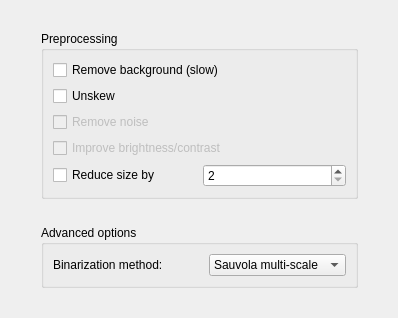
<ui version="4.0" >
 <class>PreprocessingWidget</class>
 <widget class="QWidget" name="PreprocessingWidget" >
  <property name="geometry" >
   <rect>
    <x>0</x>
    <y>0</y>
    <width>398</width>
    <height>318</height>
   </rect>
  </property>
  <property name="windowTitle" >
   <string>Form</string>
  </property>
  <layout class="QGridLayout" name="gridLayout" >
   <item row="0" column="1" >
    <spacer name="verticalSpacer_2" >
     <property name="orientation" >
      <enum>Qt::Vertical</enum>
     </property>
     <property name="sizeHint" stdset="0" >
      <size>
       <width>20</width>
       <height>1</height>
      </size>
     </property>
    </spacer>
   </item>
   <item row="1" column="0" >
    <spacer name="horizontalSpacer_2" >
     <property name="orientation" >
      <enum>Qt::Horizontal</enum>
     </property>
     <property name="sizeHint" stdset="0" >
      <size>
       <width>1</width>
       <height>20</height>
      </size>
     </property>
    </spacer>
   </item>
   <item row="1" column="1" >
    <layout class="QVBoxLayout" name="verticalLayout_3" >
     <item>
      <widget class="QGroupBox" name="groupBox" >
       <property name="title" >
        <string>Preprocessing</string>
       </property>
       <layout class="QVBoxLayout" name="verticalLayout_2" >
        <item>
         <widget class="QCheckBox" name="removeBg" >
          <property name="text" >
           <string>Remove background (slow)</string>
          </property>
          <property name="checked" >
           <bool>false</bool>
          </property>
         </widget>
        </item>
        <item>
         <widget class="QCheckBox" name="unskew" >
          <property name="text" >
           <string>Unskew</string>
          </property>
          <property name="checked" >
           <bool>false</bool>
          </property>
         </widget>
        </item>
        <item>
         <widget class="QCheckBox" name="removeNoise" >
          <property name="enabled" >
           <bool>false</bool>
          </property>
          <property name="text" >
           <string>Remove noise</string>
          </property>
          <property name="checked" >
           <bool>false</bool>
          </property>
         </widget>
        </item>
        <item>
         <widget class="QCheckBox" name="improveContrast" >
          <property name="enabled" >
           <bool>false</bool>
          </property>
          <property name="text" >
           <string>Improve brightness/contrast</string>
          </property>
          <property name="checked" >
           <bool>false</bool>
          </property>
         </widget>
        </item>
        <item>
         <layout class="QHBoxLayout" name="horizontalLayout_2" >
          <item>
           <widget class="QCheckBox" name="reduceSize" >
            <property name="text" >
             <string>Reduce size by</string>
            </property>
           </widget>
          </item>
          <item>
           <widget class="QSpinBox" name="spinBox" >
            <property name="minimum" >
             <number>2</number>
            </property>
           </widget>
          </item>
         </layout>
        </item>
       </layout>
      </widget>
     </item>
     <item>
      <spacer name="verticalSpacer" >
       <property name="orientation" >
        <enum>Qt::Vertical</enum>
       </property>
       <property name="sizeType" >
        <enum>QSizePolicy::Fixed</enum>
       </property>
       <property name="sizeHint" stdset="0" >
        <size>
         <width>20</width>
         <height>20</height>
        </size>
       </property>
      </spacer>
     </item>
     <item>
      <widget class="QGroupBox" name="groupBox_2" >
       <property name="title" >
        <string>Advanced options</string>
       </property>
       <layout class="QVBoxLayout" name="verticalLayout" >
        <item>
         <layout class="QHBoxLayout" name="horizontalLayout" >
          <item>
           <widget class="QLabel" name="binarizeLbl" >
            <property name="text" >
             <string>Binarization method:</string>
            </property>
           </widget>
          </item>
          <item>
           <spacer name="horizontalSpacer" >
            <property name="orientation" >
             <enum>Qt::Horizontal</enum>
            </property>
            <property name="sizeType" >
             <enum>QSizePolicy::Fixed</enum>
            </property>
            <property name="sizeHint" stdset="0" >
             <size>
              <width>40</width>
              <height>20</height>
             </size>
            </property>
           </spacer>
          </item>
          <item>
           <widget class="QComboBox" name="binarizationCBox" >
            <property name="currentIndex" >
             <number>2</number>
            </property>
            <item>
             <property name="text" >
              <string>Simple</string>
             </property>
            </item>
            <item>
             <property name="text" >
              <string>Sauvola</string>
             </property>
            </item>
            <item>
             <property name="text" >
              <string>Sauvola multi-scale</string>
             </property>
            </item>
           </widget>
          </item>
         </layout>
        </item>
       </layout>
      </widget>
     </item>
    </layout>
   </item>
   <item row="1" column="2" >
    <spacer name="horizontalSpacer_3" >
     <property name="orientation" >
      <enum>Qt::Horizontal</enum>
     </property>
     <property name="sizeHint" stdset="0" >
      <size>
       <width>1</width>
       <height>20</height>
      </size>
     </property>
    </spacer>
   </item>
   <item row="2" column="1" >
    <spacer name="verticalSpacer_3" >
     <property name="orientation" >
      <enum>Qt::Vertical</enum>
     </property>
     <property name="sizeHint" stdset="0" >
      <size>
       <width>20</width>
       <height>2</height>
      </size>
     </property>
    </spacer>
   </item>
  </layout>
 </widget>
 <resources/>
 <connections/>
</ui>
